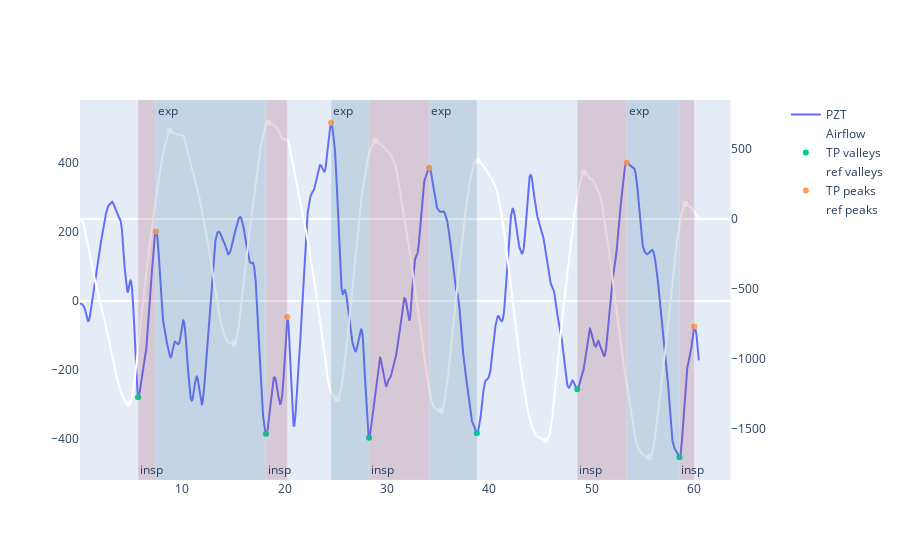

Here is the notebook cell this chart was saved with:
### Code cell
plot_resp_param(data, overview, id="Y6O3", activity="SGB", sensor="PZT")

### Figure 1 — Plotly figure (JSON) as saved in the notebook; plotly's stock layout.template omitted (floating-point values rounded to 4 significant figures; data arrays with more than 128 entries replaced by an {"elided": "..."} marker saying what was removed)
{"data": [{"name": "PZT", "type": "scatter", "x": {"elided": "6044 float values"}, "y": {"elided": "6044 float values"}}, {"line": {"color": "white"}, "name": "Airflow", "type": "scatter", "x": {"elided": "6044 float values"}, "xaxis": "x", "y": {"elided": "6044 float values"}, "yaxis": "y2"}, {"mode": "markers", "name": "TP valleys", "type": "scatter", "x": [5.68, 18.18, 28.24, 38.77, 48.57, 58.56], "y": [-279.8, -385.6, -397.2, -383.7, -256.0, -453.6]}, {"marker": {"color": "white"}, "mode": "markers", "name": "ref valleys", "type": "scatter", "x": [4.73, 15.07, 25.13, 35.24, 45.5, 55.58], "xaxis": "x", "y": [-1321.0, -891.6, -1291.0, -1370.0, -1582.0, -1705.0], "yaxis": "y2"}, {"mode": "markers", "name": "TP peaks", "type": "scatter", "x": [7.42, 20.26, 24.53, 34.11, 53.42, 60], "y": [201.7, -46.2, 517.3, 386.4, 400.9, -74.33]}, {"marker": {"color": "white"}, "mode": "markers", "name": "ref peaks", "type": "scatter", "x": [8.79, 18.38, 28.82, 38.88, 49.24, 59.15], "xaxis": "x", "y": [632.0, 688.8, 559.5, 418.4, 332.1, 108.1], "yaxis": "y2"}, {"mode": "markers", "name": "FN valleys", "type": "scatter", "x": [], "y": []}, {"mode": "markers", "name": "FN peaks", "type": "scatter", "x": [], "y": []}], "layout": {"annotations": [{"showarrow": false, "text": "exp", "x": 7.42, "xanchor": "left", "xref": "x", "y": 1, "yanchor": "top", "yref": "y domain"}, {"showarrow": false, "text": "exp", "x": 24.53, "xanchor": "left", "xref": "x", "y": 1, "yanchor": "top", "yref": "y domain"}, {"showarrow": false, "text": "exp", "x": 34.11, "xanchor": "left", "xref": "x", "y": 1, "yanchor": "top", "yref": "y domain"}, {"showarrow": false, "text": "exp", "x": 53.42, "xanchor": "left", "xref": "x", "y": 1, "yanchor": "top", "yref": "y domain"}, {"showarrow": false, "text": "insp", "x": 5.68, "xanchor": "left", "xref": "x", "y": 0, "yanchor": "bottom", "yref": "y domain"}, {"showarrow": false, "text": "insp", "x": 18.18, "xanchor": "left", "xref": "x", "y": 0, "yanchor": "bottom", "yref": "y domain"}, {"showarrow": false, "text": "insp", "x": 28.24, "xanchor": "left", "xref": "x", "y": 0, "yanchor": "bottom", "yref": "y domain"}, {"showarrow": false, "text": "insp", "x": 48.57, "xanchor": "left", "xref": "x", "y": 0, "yanchor": "bottom", "yref": "y domain"}, {"showarrow": false, "text": "insp", "x": 58.56, "xanchor": "left", "xref": "x", "y": 0, "yanchor": "bottom", "yref": "y domain"}], "shapes": [{"fillcolor": "#4179A0", "line": {"color": "white", "width": 0.2}, "opacity": 0.2, "type": "rect", "x0": 7.42, "x1": 18.18, "xref": "x", "y0": 0, "y1": 1, "yref": "y domain"}, {"fillcolor": "#4179A0", "line": {"color": "white", "width": 0.2}, "opacity": 0.2, "type": "rect", "x0": 24.53, "x1": 28.24, "xref": "x", "y0": 0, "y1": 1, "yref": "y domain"}, {"fillcolor": "#4179A0", "line": {"color": "white", "width": 0.2}, "opacity": 0.2, "type": "rect", "x0": 34.11, "x1": 38.77, "xref": "x", "y0": 0, "y1": 1, "yref": "y domain"}, {"fillcolor": "#4179A0", "line": {"color": "white", "width": 0.2}, "opacity": 0.2, "type": "rect", "x0": 53.42, "x1": 58.56, "xref": "x", "y0": 0, "y1": 1, "yref": "y domain"}, {"fillcolor": "#A0415D", "line": {"color": "white", "width": 0.2}, "opacity": 0.2, "type": "rect", "x0": 5.68, "x1": 7.42, "xref": "x", "y0": 0, "y1": 1, "yref": "y domain"}, {"fillcolor": "#A0415D", "line": {"color": "white", "width": 0.2}, "opacity": 0.2, "type": "rect", "x0": 18.18, "x1": 20.26, "xref": "x", "y0": 0, "y1": 1, "yref": "y domain"}, {"fillcolor": "#A0415D", "line": {"color": "white", "width": 0.2}, "opacity": 0.2, "type": "rect", "x0": 28.24, "x1": 34.11, "xref": "x", "y0": 0, "y1": 1, "yref": "y domain"}, {"fillcolor": "#A0415D", "line": {"color": "white", "width": 0.2}, "opacity": 0.2, "type": "rect", "x0": 48.57, "x1": 53.42, "xref": "x", "y0": 0, "y1": 1, "yref": "y domain"}, {"fillcolor": "#A0415D", "line": {"color": "white", "width": 0.2}, "opacity": 0.2, "type": "rect", "x0": 58.56, "x1": 60, "xref": "x", "y0": 0, "y1": 1, "yref": "y domain"}], "xaxis": {"anchor": "y", "domain": [0, 0.94], "showgrid": false}, "yaxis": {"anchor": "x", "domain": [0, 1], "showgrid": false}, "yaxis2": {"anchor": "x", "overlaying": "y", "showgrid": false, "side": "right"}}}
